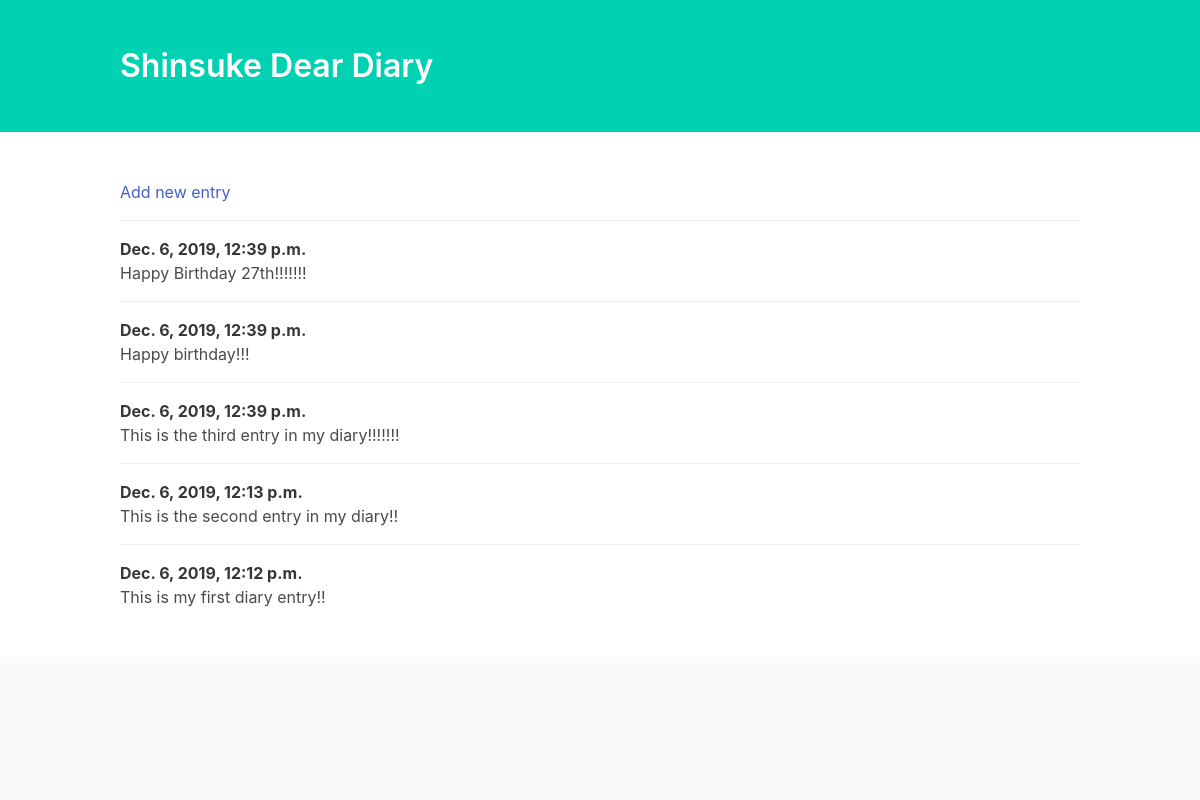
The page / on the database its author committed.
### entries/models.py (models this page shows, shortened)
class Entry(models.Model):
    text = models.TextField()
    date_posted = models.DateTimeField(auto_now_add=True)
    class Meta:
        verbose_name_plural = 'entries'

### entries/views.py (the view)
# urls.py: path('', views.index, name='home'),
def index(request):
    entries = Entry.objects.order_by('-date_posted')
    context = {'entries' : entries}
    return render(request, 'entries/index.html', context)

### entries/templates/entries/index.html (shortened to what this page needs)
<!DOCTYPE html>
<html lang="en">
<head>
    <link rel="stylesheet" href="https://cdnjs.cloudflare.com/ajax/libs/bulma/0.6.2/css/bulma.min.css" />
</head>
<body>
    <section class="hero is-primary">
        <div class="hero-body">
            <div class="container">
                <h1 class="title">
                    Shinsuke Dear Diary
                </h1>
            </div>
        </div>
    </section>
    <section class="section">
        <div class="container">
            <article class="media">
                <div class="media-content">
                    <div class="content">
                        <a href="{% url 'add' %}">Add new entry</a>
                    </div>
                </div>
            </article>
            {% for entry in entries %}
                <article class="media">
                    <div class="media-content">
                        <div class="content">
                            <p>
                                <strong>{{ entry.date_posted }}</strong>
                                <br> {{ entry.text }}
                            </p>
                        </div>
                    </div>
                </article>
            {% endfor %}
        </div>
    </section>
    <footer class="footer">
    </footer>
</body>
</html>

### rows shown on the page
Entry: date_posted "Dec. 6, 2019, 12:39 p.m.", text "Happy Birthday 27th!!!!!!!"
Entry: date_posted "Dec. 6, 2019, 12:39 p.m.", text "Happy birthday!!!"
Entry: date_posted "Dec. 6, 2019, 12:39 p.m.", text "This is the third entry in my diary!!!!!!!"
Entry: date_posted "Dec. 6, 2019, 12:13 p.m.", text "This is the second entry in my diary!!"
Entry: date_posted "Dec. 6, 2019, 12:12 p.m.", text "This is my first diary entry!!"
